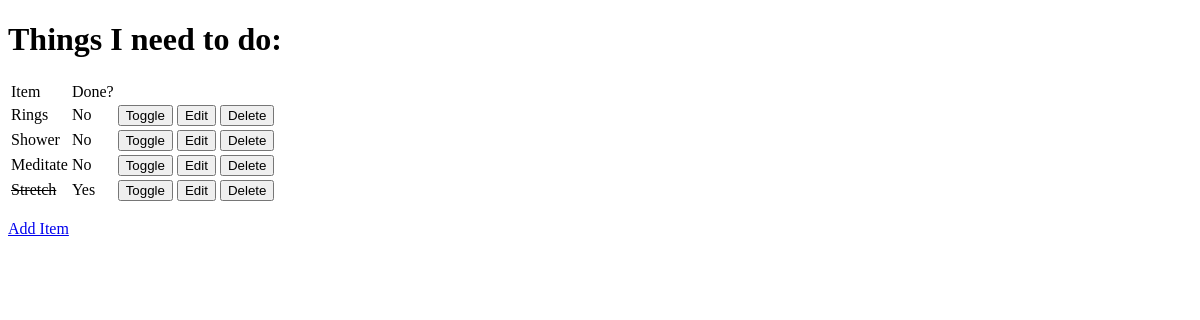
Before: / with the older database file.
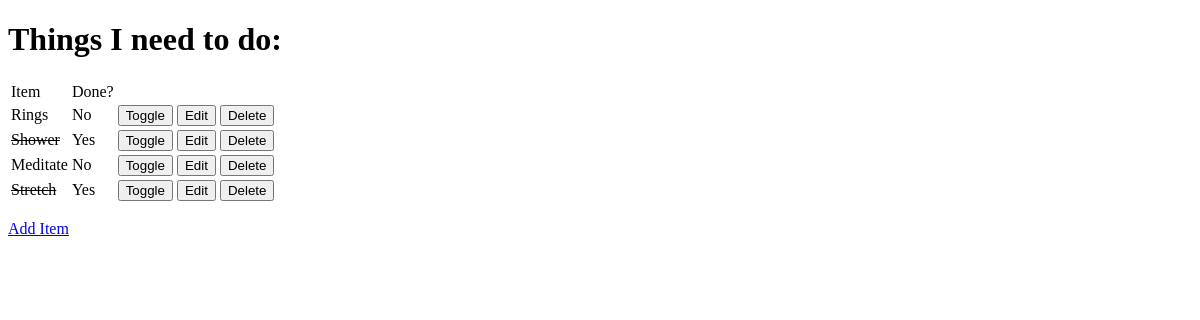
After: the same page with the newer database file.
### todo/models.py (models this page shows, shortened)
class Item(models.Model):
    name = models.CharField(max_length=50, null=False, blank=False)
    done = models.BooleanField(null=False, blank=False, default=False)

### todo/views.py (the view)
# urls.py: path('', views.get_todo_list, name='get_todo_list'),
def get_todo_list(request):
    items = Item.objects.all()
    context = {
        'items': items
    }
    return render(request, 'todo/todo_list.html', context)

### todo/templates/todo/todo_list.html (shortened to what this page needs)
<!DOCTYPE html>
<html lang="en">
<head>
</head>
<body>
    <h1>Things I need to do:</h1>
    <table>
        <thead>
            <tr>
                <td>Item</td>
                <td>Done?</td>
            </tr>
        </thead>
        <tbody>
            {% for item in items %}
            <tr>
                {% if item.done == True %}
                <td><strike>{{item.name}}</strike></td>
                <td>Yes</td>
                {% else %}
                <td>{{item.name}}</td>
                <td>No</td>
                {% endif %}
                <td>
                    <a href="{% url 'toggle' item.id %}">
                        <button>Toggle</button>
                    </a>
                </td>
                <td>
                    <a href="{% url 'edit' item.id %}">
                        <button>Edit</button>
                    </a>
                </td>
                <td>
                    <a href="{% url 'delete' item.id %}">
                        <button>Delete</button>
                    </a>
                </td>
            </tr>
            {% empty %}
            <tr>
                <td>You have nothing to do</td>
            </tr>
            {% endfor %}
        </tbody>
    </table>
    <p>
        <a href="add">Add Item</a>
    </p>
</body>
</html>

Changed rows visible on the page:
changed Item "Shower": done "No" → "Yes"
